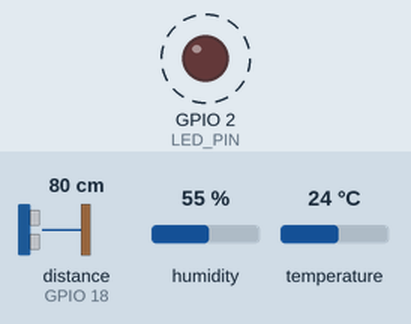
A program run on a simulated ESP32. Shown: output pins drawn as LEDs (lit = HIGH). Wiring (from diagram.json): ultrasonic range finder: trigger GPIO 5; echo GPIO 18. Dashed ring = blinking. Inputs (shaded band) come from the test bench; at power-on: distance to the obstacle (sensor on GPIO 18) 80 cm, humidity 55 %, temperature 24 °C. The echo pulse lasts 58.3 µs per cm; WiFi joins after 1.5 s; servers stay silent unless stated; the local clock reads 2024-03-15 10:24:30 at power-on unless the program sets it; no MQTT or app messages arrive unless stated; pins used as bus, display or sensor lines are not drawn; what the program prints to the serial monitor is not drawn.

Above: at 3.0 s.
Timing chart, 0 to 6.4 s (numbered marks = the images above):
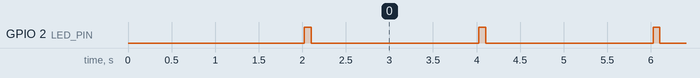

Measured:
- by itself, GPIO 2 (LED_PIN): alternates HIGH for 0.08 s and LOW for 1.9 s

The program:

main.cpp
```cpp
// ESP32 + DHT22 + HC-SR04 (+ LED bao gui) -> JSON -> MQTT
// Topic: iot/lab2/<DEVICE_ID>/telemetry
// Payload: {"device_id","location","seq","ts"(epoch ms),"temperature","humidity","distance_cm","rssi"}
#include <Arduino.h>
#include <DHTesp.h>
#include <PubSubClient.h>
#include <WiFi.h>
#include <sys/time.h>

// ---- Cau hinh (sua cho phu hop) ----
const char* WIFI_SSID = "Wokwi-GUEST";  // Wokwi: Wokwi-GUEST, mat khau rong
const char* WIFI_PASSWORD = "";
const char* MQTT_HOST = "broker.hivemq.com";  // broker cong cong; collector phai dung cung host
const int MQTT_PORT = 1883;
const char* DEVICE_ID = "esp32-wokwi-at296";  // DOI thanh ten duy nhat tren broker cong cong
const char* LOCATION = "lab";
const unsigned long SEND_INTERVAL_MS = 2000;

const int DHT_PIN = 15;
const int TRIG_PIN = 5;
const int ECHO_PIN = 18;
const int LED_PIN = 2;

WiFiClient wifiClient;
PubSubClient mqttClient(wifiClient);
DHTesp dht;
char topic[80];
unsigned long lastSend = 0;
unsigned long seq = 0;

void connectWiFi() {
  Serial.print("Connecting WiFi");
  WiFi.begin(WIFI_SSID, WIFI_PASSWORD, 6);
  while (WiFi.status() != WL_CONNECTED) {
    delay(500);
    Serial.print(".");
  }
  Serial.println(" connected");
}

// ts gui di la epoch ms that => can NTP de do do tre end-to-end dung
void syncTime() {
  configTime(0, 0, "pool.ntp.org", "time.google.com");
  time_t now = 0;
  while (now < 1700000000) {
    delay(300);
    time(&now);
  }
  Serial.println("NTP synced");
}

int64_t nowMs() {
  struct timeval tv;
  gettimeofday(&tv, nullptr);
  return (int64_t)tv.tv_sec * 1000 + tv.tv_usec / 1000;
}

void connectMQTT() {
  while (!mqttClient.connected()) {
    String clientId = String(DEVICE_ID) + "-" + String((uint32_t)ESP.getEfuseMac(), HEX);
    Serial.print("Connecting MQTT...");
    if (mqttClient.connect(clientId.c_str())) {
      Serial.println(" connected");
    } else {
      Serial.printf(" failed, rc=%d. Retry in 2 s\n", mqttClient.state());
      delay(2000);
    }
  }
}

float readDistanceCm() {
  digitalWrite(TRIG_PIN, LOW);
  delayMicroseconds(2);
  digitalWrite(TRIG_PIN, HIGH);
  delayMicroseconds(10);
  digitalWrite(TRIG_PIN, LOW);
  unsigned long duration = pulseIn(ECHO_PIN, HIGH, 30000);
  if (duration == 0) return NAN;
  return duration * 0.0343f / 2.0f;
}

// Truong loi/NaN -> "null" de collector va buoc tien xu ly xu ly gia tri thieu
int appendField(char* buf, size_t size, size_t pos, const char* name, float v) {
  if (isfinite(v)) return snprintf(buf + pos, size - pos, ",\"%s\":%.2f", name, v);
  return snprintf(buf + pos, size - pos, ",\"%s\":null", name);
}

void setup() {
  Serial.begin(115200);
  pinMode(TRIG_PIN, OUTPUT);
  pinMode(ECHO_PIN, INPUT);
  pinMode(LED_PIN, OUTPUT);
  digitalWrite(LED_PIN, LOW);
  dht.setup(DHT_PIN, DHTesp::DHT22);

  snprintf(topic, sizeof(topic), "iot/lab2/%s/telemetry", DEVICE_ID);
  connectWiFi();
  syncTime();
  mqttClient.setServer(MQTT_HOST, MQTT_PORT);
  mqttClient.setBufferSize(512);
}

void loop() {
  if (WiFi.status() != WL_CONNECTED) connectWiFi();
  if (!mqttClient.connected()) connectMQTT();
  mqttClient.loop();

  unsigned long now = millis();
  if (now - lastSend < SEND_INTERVAL_MS) return;
  lastSend = now;

  TempAndHumidity data = dht.getTempAndHumidity();
  float distance = readDistanceCm();
  if (dht.getStatus() != 0) {  // loi DHT: bao NaN
    data.temperature = NAN;
    data.humidity = NAN;
  }

  char payload[320];
  size_t n = snprintf(payload, sizeof(payload),
                      "{\"device_id\":\"%s\",\"location\":\"%s\",\"seq\":%lu,\"ts\":%lld",
                      DEVICE_ID, LOCATION, ++seq, (long long)nowMs());
  n += appendField(payload, sizeof(payload), n, "temperature", data.temperature);
  n += appendField(payload, sizeof(payload), n, "humidity", data.humidity);
  n += appendField(payload, sizeof(payload), n, "distance_cm", distance);
  snprintf(payload + n, sizeof(payload) - n, ",\"rssi\":%d}", WiFi.RSSI());

  bool ok = mqttClient.publish(topic, payload);
  Serial.printf("%s | publish=%s\n", payload, ok ? "OK" : "FAILED");

  digitalWrite(LED_PIN, HIGH);  // LED nhay moi lan gui
  delay(80);
  digitalWrite(LED_PIN, LOW);
}
```
